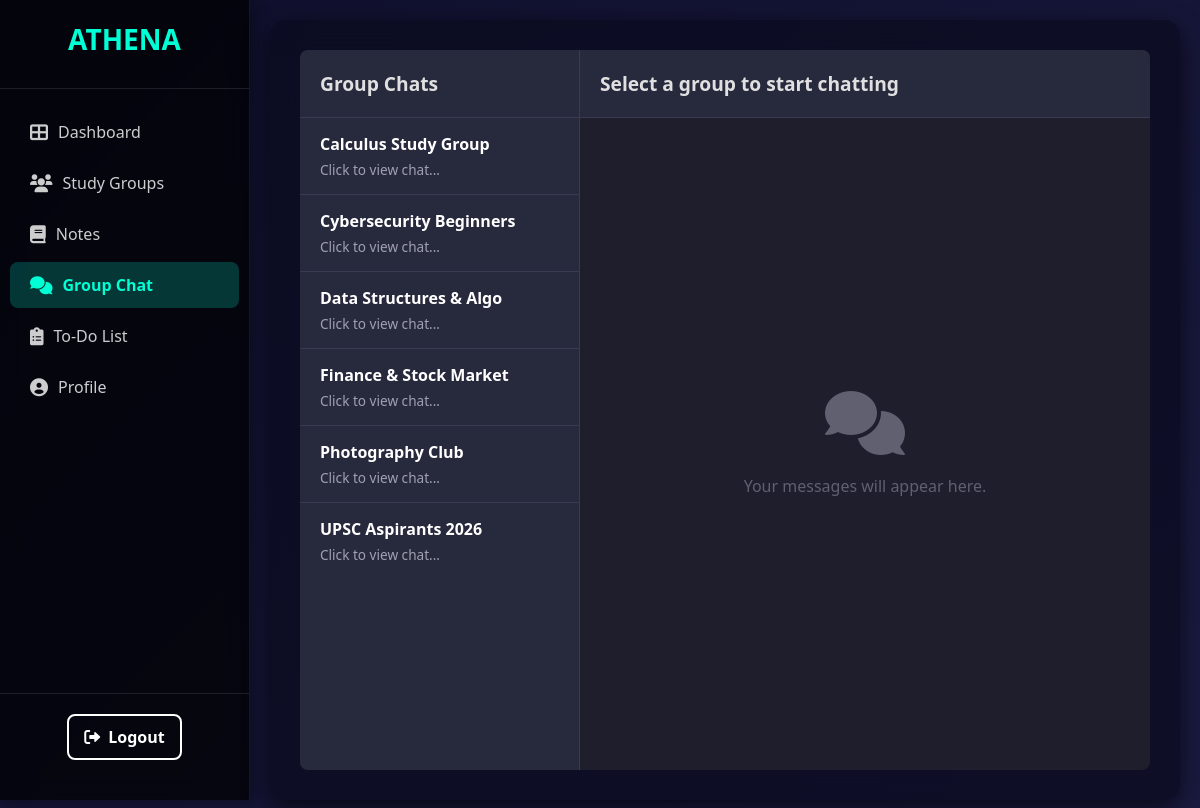
/users/dashboard/chat_box/group_chat.php (signed in), run on an earlier commit of the app's database.
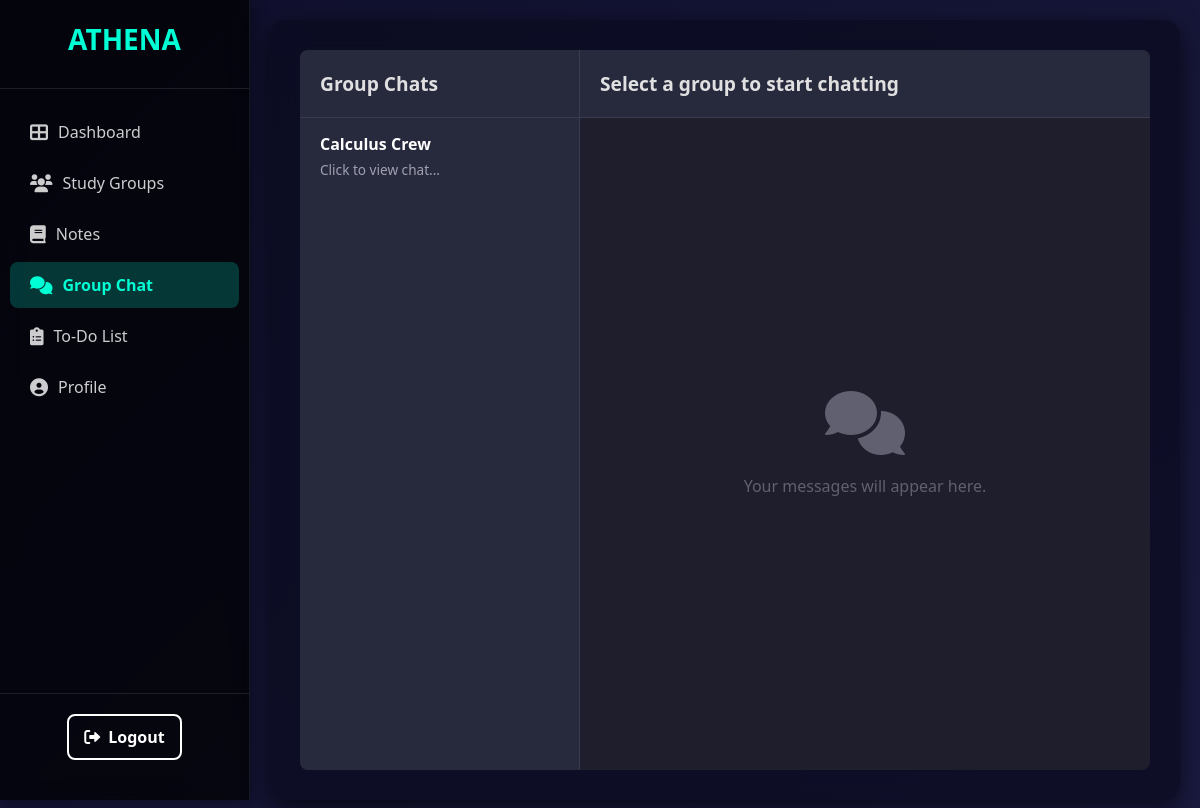
And on a later commit of the database.
### tables this page shows
CREATE TABLE `study_group` (
  `group_id` int(11) NOT NULL,
  `group_name` varchar(100) NOT NULL,
  `description` text DEFAULT NULL,
  `user_id` int(11) NOT NULL,
  `approved` tinyint(1) DEFAULT 0,
  `created_at` datetime DEFAULT current_timestamp()
);

### users/dashboard/chat_box/group_chat.php (the view, shortened to what this page needs)
<?php
require '../../connect.php';
$user_id = $_SESSION['user_id'];
$groups_query = "
    SELECT sg.group_id, sg.group_name
    FROM study_group sg
    JOIN group_members gm ON sg.group_id = gm.group_id
    WHERE gm.user_id = ? AND sg.approved = 1
    ORDER BY sg.group_name ASC
";
$stmt_groups = $conn->prepare($groups_query);
$stmt_groups->bind_param("i", $user_id);
$stmt_groups->execute();
$groups_result = $stmt_groups->get_result();
$joined_groups = [];
while ($row = $groups_result->fetch_assoc()) {
    $joined_groups[] = $row;
}
?>
<!DOCTYPE html>
<html lang="en">
<head>
  <link rel="stylesheet" href="../panelstyle.css">
  <link rel="stylesheet" href="chat_style.css">
  <link rel="stylesheet" href="https://cdnjs.cloudflare.com/ajax/libs/font-awesome/6.0.0-beta3/css/all.min.css">
</head>
<body>
  <div class="dashboard-wrapper">
    <aside class="sidebar">
      <div class="sidebar-header"><div class="logo">ATHENA</div></div>
      <nav class="sidebar-nav">
        <ul>
          <li><a href="../user_panel.php"><i class="fas fa-th-large"></i> Dashboard</a></li>
          <li><a href="../study_groups/study_group.php"><i class="fas fa-users"></i> Study Groups</a></li>
          <li><a href="#"><i class="fas fa-book"></i> Notes</a></li>
          <li class="active"><a href="group_chat.php"><i class="fas fa-comments"></i> Group Chat</a></li>
          <li><a href="#"><i class="fas fa-clipboard-list"></i> To-Do List</a></li>
          <li><a href="../profile/profile_page.php"><i class="fas fa-user-circle"></i> Profile</a></li>
        </ul>
      </nav>
      <div class="sidebar-footer"><a href="../../user_logout.php" class="logout-btn"><i class="fas fa-sign-out-alt"></i> Logout</a></div>
    </aside>
    <main class="main-content">
        <div class="chat-container">
            <div class="chat-sidebar">
                <div class="chat-sidebar-header"><h3>Group Chats</h3></div>
                <ul class="group-list">
                    <?php if (!empty($joined_groups)): ?>
                        <?php foreach ($joined_groups as $group): ?>
                            <li class="group-item" data-group-id="<?= $group['group_id'] ?>" data-group-name="<?= htmlspecialchars($group['group_name']) ?>">
                                <div class="group-info">
                                    <p class="group-name"><?= htmlspecialchars($group['group_name']) ?></p>
                                    <p class="group-last-message">Click to view chat...</p>
                                </div>
                            </li>
                        <?php endforeach; ?>
                    <?php else: ?>
                        <li class="no-groups">You haven't joined any groups yet.</li>
                    <?php endif; ?>
                </ul>
            </div>
            <div class="chat-main">
                <div class="chat-header"><h3 id="current-group-name">Select a group to start chatting</h3></div>
                <div class="chat-messages" id="chat-messages-container">
                    <div class="no-group-selected">
                        <i class="fas fa-comments"></i>
                        <p>Your messages will appear here.</p>
                    </div>
                </div>
            </div>
        </div>
    </main>
  </div>
</body>
</html>

What changed in the data, as far as the page shows it:
removed study_group: group_name "Cybersecurity Beginners"
removed study_group: group_name "Data Structures & Algo"
removed study_group: group_name "Finance & Stock Market"
removed study_group: group_name "Photography Club"
no longer on this page (row edited): study_group: group_name "UPSC Aspirants 2026"
changed study_group: group_name "Calculus Study Group" → "Calculus Crew"
